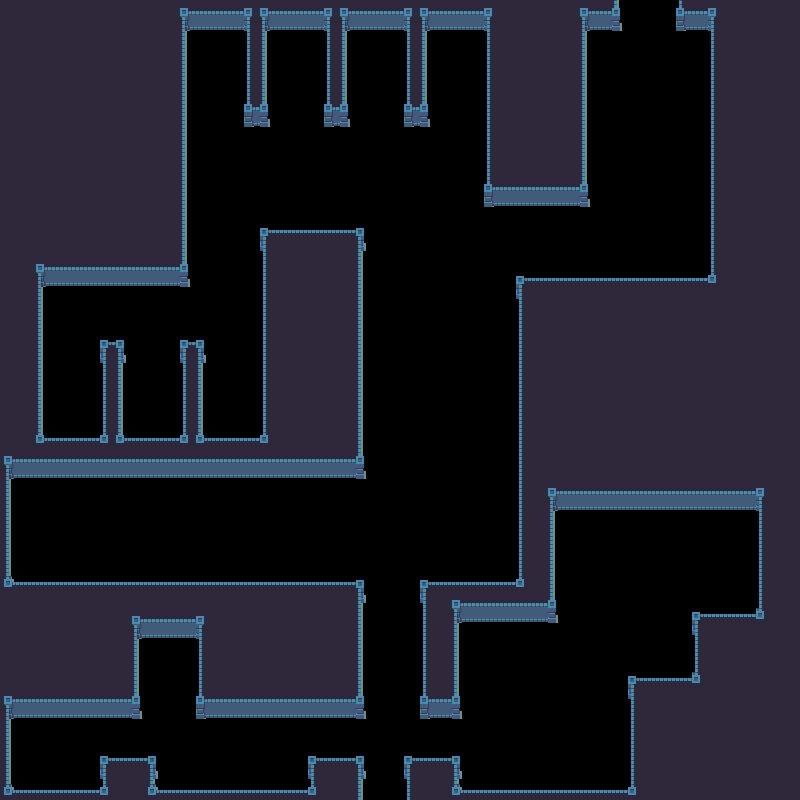

Rendered tile map (Tiled .tmx) drawn with the repository's tilesets; below, a short description and the map source with its tile grids summarised:
An orthogonal 50x50 tile map with 16x16 px tiles, 1 tile layer (Tiles) and 71 objects (26x spikes, 8x statue_b, 4x statue_a, 3x pylon, 2x pressure_plate_6, ...).

<map version="1.0" orientation="orthogonal" width="50" height="50" tilewidth="16" tileheight="16">
 <tileset firstgid="1" name="tiles" tilewidth="16" tileheight="16">
  <image source="../tilesets/tiles.png" width="96" height="144" />
 </tileset>
 <layer name="Tiles" width="50" height="50">
  <data>[2500 cells, 1424 non-empty, 22 distinct tile ids]</data>
 </layer>
 <objectgroup name="Objects" width="0" height="0">
  <object name="door_1" x="144" y="688" width="48" height="32" />
  <object name="pressure_plate_2" x="160" y="640" width="16" height="16" />
  <object name="pressure_plate_1" x="16" y="752" width="16" height="16" />
  <object name="door_2" x="368" y="688" width="48" height="32" />
  <object name="door_3" x="368" y="640" width="48" height="32" />
  <object name="pressure_plate_3" x="704" y="544" width="16" height="16" />
  <object name="spikes" x="592" y="544" width="16" height="16" />
  <object name="spikes" x="640" y="592" width="16" height="16" />
  <object name="spikes" x="592" y="640" width="16" height="16" />
  <object name="spikes" x="528" y="656" width="16" height="16" />
  <object name="spikes" x="560" y="704" width="16" height="16" />
  <object name="spikes" x="512" y="736" width="16" height="16" />
  <object name="spikes" x="576" y="752" width="16" height="16" />
  <object name="spikes" x="192" y="736" width="16" height="16" />
  <object name="spikes" x="224" y="768" width="16" height="16" />
  <object name="spikes" x="272" y="752" width="16" height="16" />
  <object name="spikes" x="80" y="752" width="16" height="16" />
  <object name="pylon" x="448" y="720" width="16" height="16" />
  <object name="pylon" x="448" y="736" width="16" height="16" />
  <object name="pylon" x="448" y="752" width="16" height="16" />
  <object name="door_4" x="48" y="336" width="48" height="32" />
  <object name="door_5" x="128" y="336" width="48" height="32" />
  <object name="door_6" x="208" y="336" width="48" height="32" />
  <object name="spikes" x="208" y="368" width="16" height="16" />
  <object name="spikes" x="224" y="368" width="16" height="16" />
  <object name="spikes" x="240" y="368" width="16" height="16" />
  <object name="spikes" x="160" y="368" width="16" height="16" />
  <object name="spikes" x="144" y="368" width="16" height="16" />
  <object name="spikes" x="128" y="368" width="16" height="16" />
  <object name="spikes" x="48" y="368" width="16" height="16" />
  <object name="spikes" x="64" y="368" width="16" height="16" />
  <object name="spikes" x="80" y="368" width="16" height="16" />
  <object name="pressure_plate_4" x="64" y="416" width="16" height="16" />
  <object name="pressure_plate_5" x="144" y="416" width="16" height="16" />
  <object name="pressure_plate_6" x="224" y="416" width="16" height="16" />
  <object name="button_1" x="144" y="464" width="16" height="16" />
  <object name="button_2" x="224" y="464" width="16" height="16" />
  <object name="button_3" x="64" y="464" width="16" height="16" />
  <object name="spikes" x="144" y="672" width="16" height="16" />
  <object name="spikes" x="160" y="672" width="16" height="16" />
  <object name="spikes" x="176" y="672" width="16" height="16" />
  <object name="button_4" x="64" y="576" width="16" height="16" />
  <object name="button_5" x="144" y="576" width="16" height="16" />
  <object name="button_6" x="224" y="576" width="16" height="16" />
  <object name="button_7" x="704" y="496" width="16" height="16" />
  <object name="door_7" x="368" y="592" width="48" height="32" />
  <object name="statue_b" x="432" y="464" width="32" height="32" />
  <object name="statue_b" x="432" y="400" width="32" height="32" />
  <object name="statue_b" x="432" y="336" width="32" height="32" />
  <object name="statue_b" x="432" y="272" width="32" height="32" />
  <object name="door_10" x="352" y="96" width="48" height="32" />
  <object name="door_11" x="432" y="96" width="48" height="32" />
  <object name="door_9" x="272" y="96" width="48" height="32" />
  <object name="door_8" x="192" y="96" width="48" height="32" />
  <object name="pressure_plate_6" x="208" y="32" width="16" height="16" />
  <object name="pressure_plate_7" x="288" y="32" width="16" height="16" />
  <object name="pressure_plate_8" x="368" y="32" width="16" height="16" />
  <object name="pressure_plate_9" x="448" y="32" width="16" height="16" />
  <object name="spikes" x="432" y="80" width="16" height="16" />
  <object name="spikes" x="448" y="80" width="16" height="16" />
  <object name="spikes" x="464" y="80" width="16" height="16" />
  <object name="door_12" x="624" y="0" width="48" height="32" />
  <object name="statue_a" x="592" y="32" width="32" height="32" />
  <object name="statue_b" x="592" y="80" width="32" height="32" />
  <object name="statue_a" x="592" y="128" width="32" height="32" />
  <object name="statue_b" x="592" y="176" width="32" height="32" />
  <object name="statue_b" x="672" y="176" width="32" height="32" />
  <object name="statue_a" x="672" y="128" width="32" height="32" />
  <object name="statue_b" x="672" y="80" width="32" height="32" />
  <object name="statue_a" x="672" y="32" width="32" height="32" />
  <object x="-176" y="336" />
 </objectgroup>
</map>
